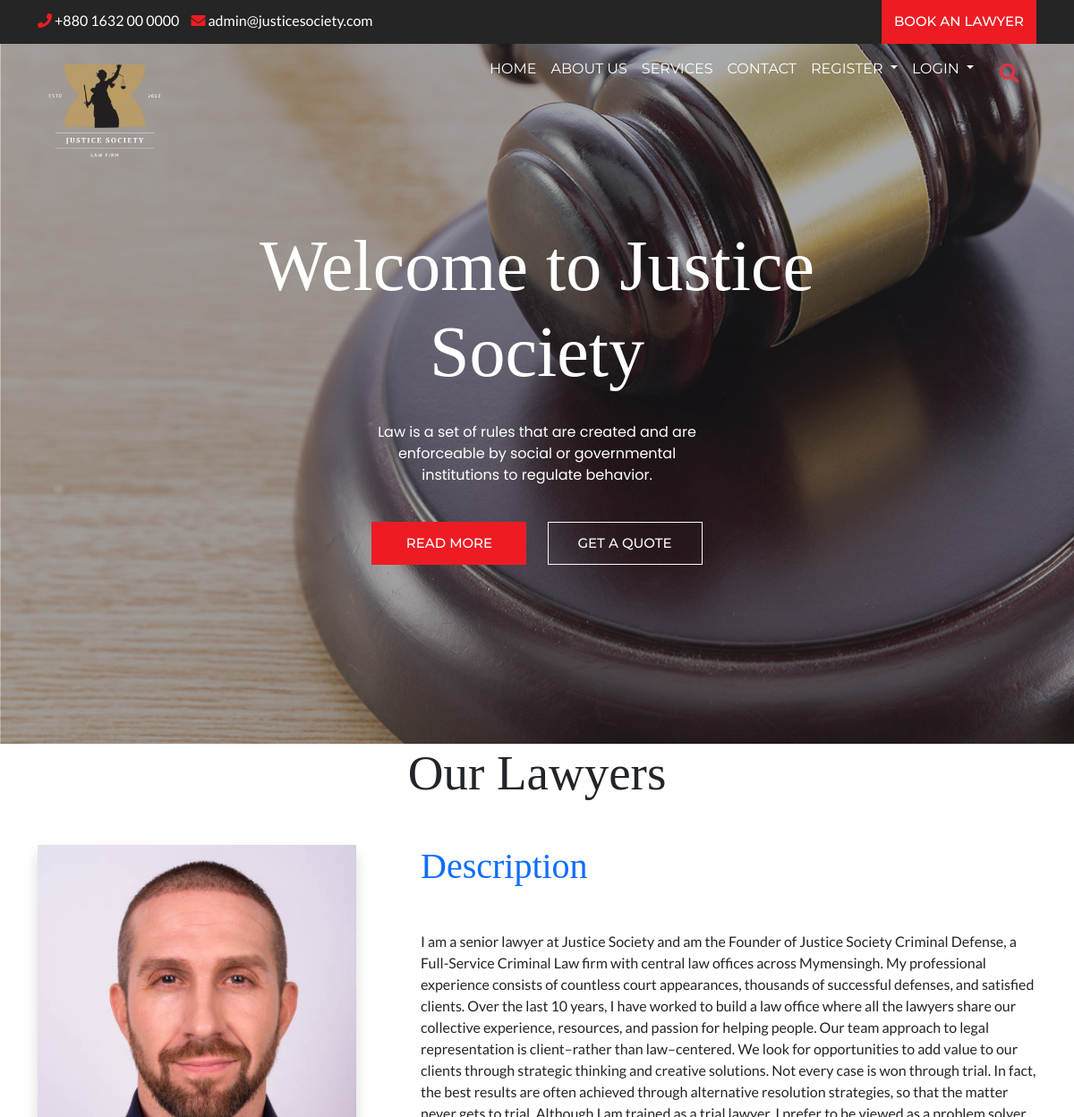
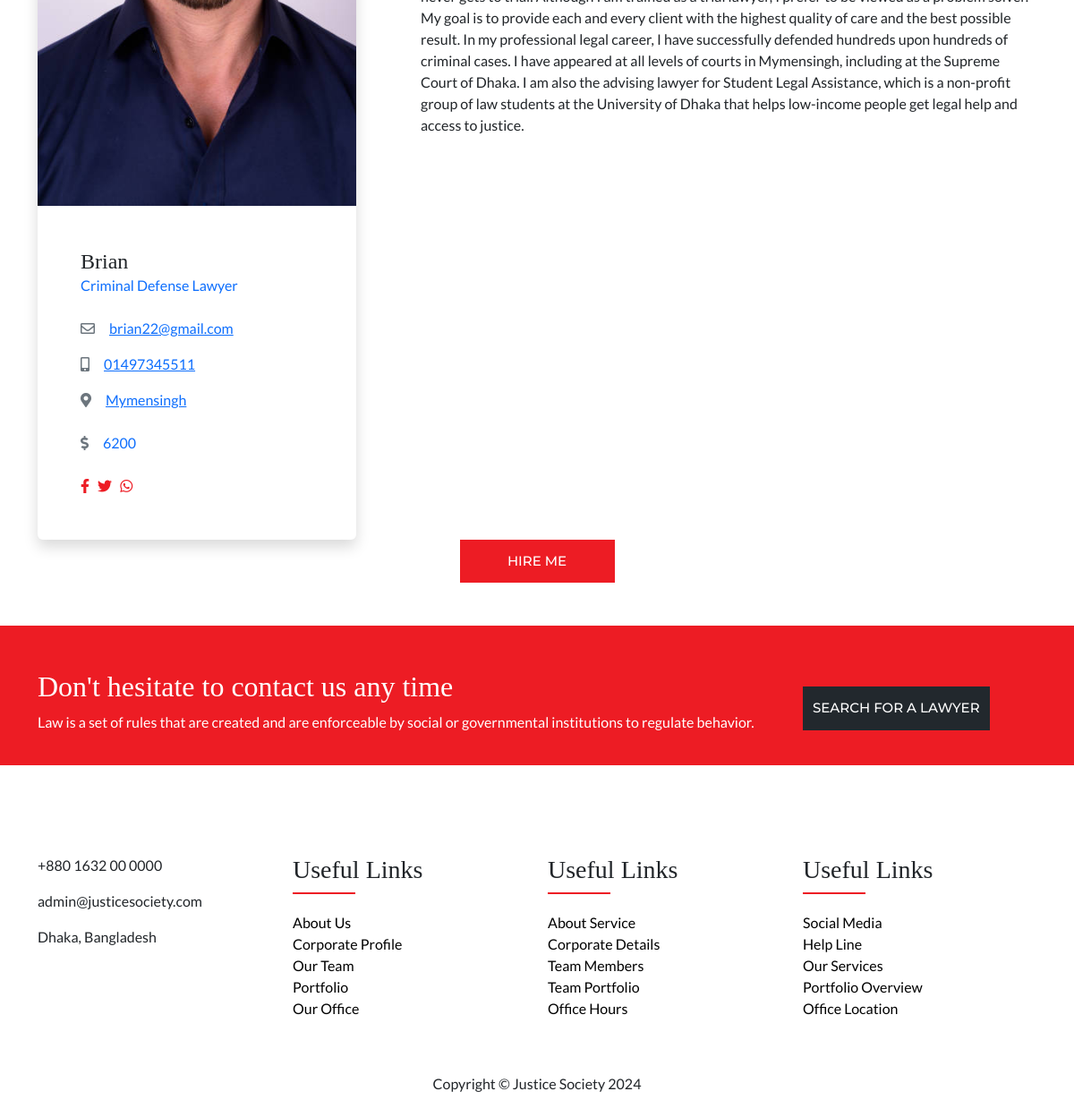
The page /lawyerreadmore.php?email=brian22@gmail.com on the database its author committed (2 pictures, top to bottom).
### tables this page shows
CREATE TABLE `lawyers` (
  `email` varchar(700) NOT NULL,
  `password` text NOT NULL,
  `name` text NOT NULL,
  `categoryid` int(11) NOT NULL,
  `rate` int(11) NOT NULL,
  `description` varchar(2000) NOT NULL,
  `phonenumber` text NOT NULL,
  `bkashnumber` text NOT NULL,
  `location` text NOT NULL,
  `picture` text NOT NULL,
  `joindate` datetime NOT NULL DEFAULT current_timestamp()
);

CREATE TABLE `lawyercategories` (
  `id` int(11) NOT NULL,
  `category` varchar(700) NOT NULL,
  `description` varchar(3000) NOT NULL,
  `image` varchar(400) NOT NULL
);

### lawyerreadmore.php (the view)
<?php include 'header.php' ?>
<div class="container" id="details">
    <div class="row justify-content-center">
        <div class="col-md-12 text-center">
            <div class="section-title-main">
                <h2 class="section-title">Our Lawyers</h2>
            </div>
        </div>
        <?php
        $email = $_GET['email'];
        $query = "select * from lawyers where email='" . $email . "';";
        $result = $conn->query($query);
        if ($result->num_rows > 0) {
            while ($row = $result->fetch_assoc()) {
                $email = $row['email'];
                $name = $row['name'];
                $categoryid = $row['categoryid'];
                $phonenumber = $row['phonenumber'];
                $picture = $row['picture'];
                $location = $row['location'];
                $rate = $row['rate'];
                $description = $row['description'];
                $query1 = "select * from lawyercategories where id=" . $categoryid . ";";
                $result1 = $conn->query($query1);
                $category = "";
                if ($result1->num_rows > 0) {
                    while ($row1 = $result1->fetch_assoc()) {
                        $category = $row1['category'];
                    }
                }
        ?>
                <div class="col-md-7 col-lg-4 mb-5 mb-lg-0 wow fadeIn">
                    <div class="card border-0 shadow">
                        <img src="lawyer/images/<?php echo $picture ?>" alt="image">
                        <div class="card-body p-1-9 p-xl-5">
                            <div class="mb-4">
                                <h3 class="h4 mb-0"><?php echo $name ?></h3>
                                <span class="text-primary"><?php echo $category ?></span>
                            </div>
                            <ul class="list-unstyled mb-4">
                                <li class="mb-3"><a href="#"><i class="far fa-envelope display-25 me-3 text-secondary"></i><?php echo $email ?></a></li>
                                <li class="mb-3"><a href="#"><i class="fas fa-mobile-alt display-25 me-3 text-secondary"></i><?php echo $phonenumber ?></a></li>
                                <li><a href="#"><i class="fas fa-map-marker-alt display-25 me-3 text-secondary"></i><?php echo $location ?></a></li>
                                <br><li><a href="#"class= "text-decoration-none"><i class="fas fa-dollar display-25 me-3 text-secondary"></i></i><?php echo $rate ?></a></li>
                            </ul>
                            <ul class="top-social">
                                <?php
                                $query1 = "select * from socialmedia where email='" . $email . "';";
                                $result1 = $conn->query($query1);
                                $facebook = "";
                                $instagram = "";
                                $twitter = "";
                                $whatsapp = "";
                                if ($result1->num_rows > 0) {
                                    while ($row1 = $result1->fetch_assoc()) {
                                        $facebook = $row1['facebook'];
                                        $instagram = $row1['instagram'];
                                        $twitter = $row1['twitter'];
                                        $whatsapp = $row1['whatsapp'];
                                    }
                                }
                                if($facebook!=""){
                                    ?>
                                    <li><a target=”_blank” href="https://web.facebook.com/<?php echo $facebook ?>" class="rounded-3"><i class="fab fa-facebook-f"></i></a></li> <?php } if($instagram!=""){ ?>
                                    <li><a target=”_blank” href="https://www.instagram.com/<?php echo $instagram ?>" class="rounded-3"><i class="fab fa-instagram"></i></a></li> <?php } if($twitter!=""){ ?>
                                    <li><a target=”_blank” href="https://twitter.com/<?php echo $twitter ?>" class="rounded-3"><i class="fab fa-twitter"></i></a></li> <?php } if($whatsapp!=""){ ?>
                                    <li><a target=”_blank” href="https://api.whatsapp.com/send?phone=<?php echo $whatsapp ?>" class="rounded-3"><i class="fab fa-whatsapp"></i></a></li> <?php }?>
                            </ul>
                        </div>
                    </div>
                </div>
                <div class="col-lg-8">
                    <div class="ps-lg-1-6 ps-xl-5">
                        <div class="mb-5 wow fadeIn">
                            <div class="text-start mb-1-6 wow fadeIn">
                                <h2 class="h1 mb-5 text-primary">Description</h2>
                            </div>
                            <p><?php echo $description ?></p>
                        </div>
                    </div>
                </div>
    </div>
<?php
            }
        }
?>
</div>
<div class="container  mb-5">
    <div class="col-md-12 text-center">
        <a href=" " type="button" class="btn btn-primary" data-bs-toggle="modal" data-bs-target="#clientloginmodel">HIRE ME</a>
    </div>
</div>
<?php include 'footer.php' ?>

### css/style.css (style rules this page uses)
body { font-family: 'Lato', sans-serif; margin: 0px; padding: 0px; }
img { max-width: 100%; }
h1, h2, h3, h4, h5, h6 { font-family: 'Playfair Display', serif; }
.btn { font-family: 'Montserrat', sans-serif; }
ul.top-social { margin: 0px 30px 0px 0px; padding: 0; }
ul.top-social li { display: inline-block; }
ul.top-social li a { color: #ed1c24; margin-right: 6px; }
.btn-primary { text-transform: uppercase; font-size: 15px; border-radius: 0; font-weight: 500; background: #ed1c24; border-color: #ed1c24; padding: 12px 10px; }
.btn { min-width: 173px; }
.section-title-main { margin-bottom: 47px; }
h2.section-title { font-size: 55px; }

### rows shown on the page
lawyers: picture (picture), name "Brian", lawyercategories.category "Criminal Defense Lawyer", email "brian22@gmail.com", phonenumber "01497345511", location "Mymensingh", rate "6200", description "I am a senior lawyer at Justice Society and am the Founder of Justice Society Criminal Defense, a Full-Service Criminal Law firm with central law offices across Mymensingh. My professional experience consists of countless court appearances, thousands of successful defenses, and satisfied clients. Over the last 10 years, I have worked to build a law office where all the lawyers share our collective experience, resources, and passion for helping people. Our team approach to legal representation is client–rather than law–centered. We look for opportunities to add value to our clients through strategic thinking and creative solutions. Not every case is won through trial. In fact, the best…"
